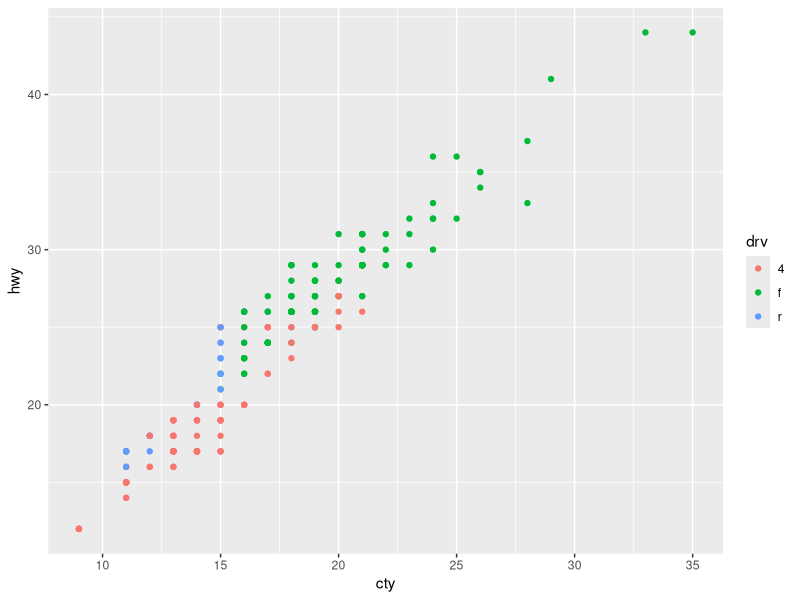
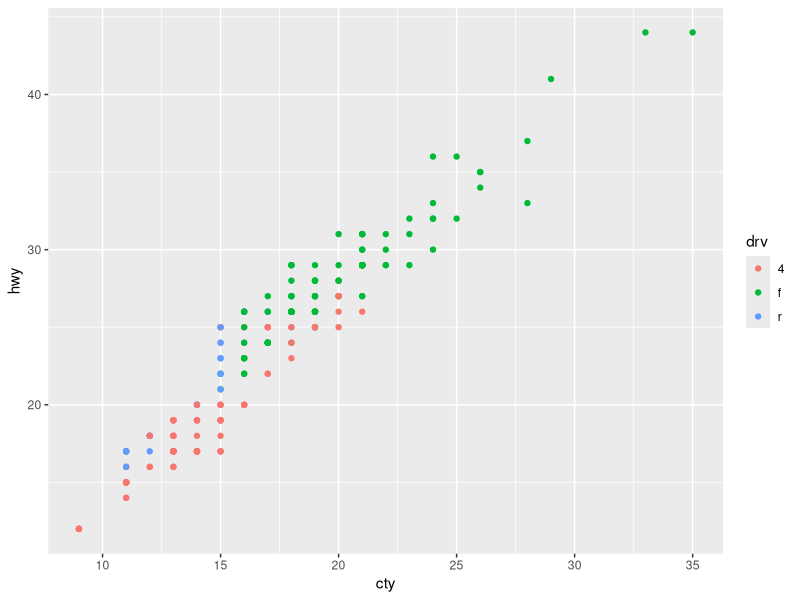
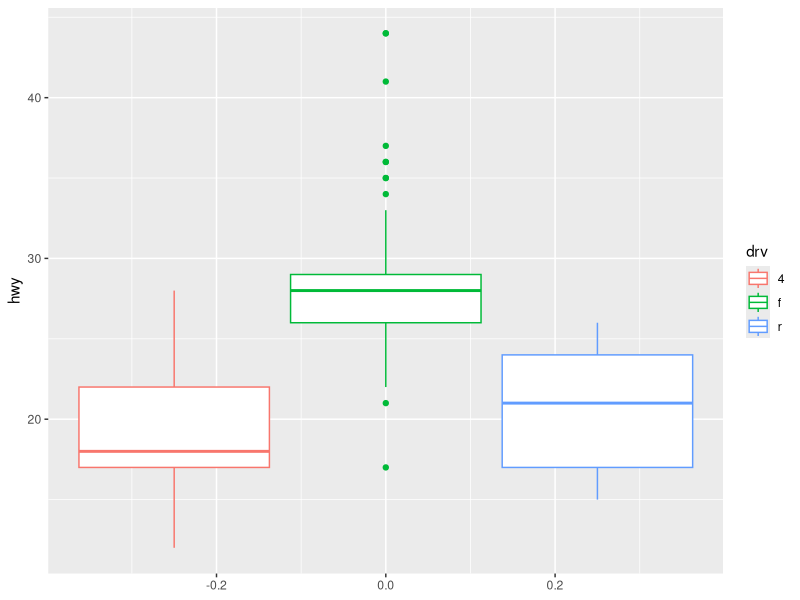
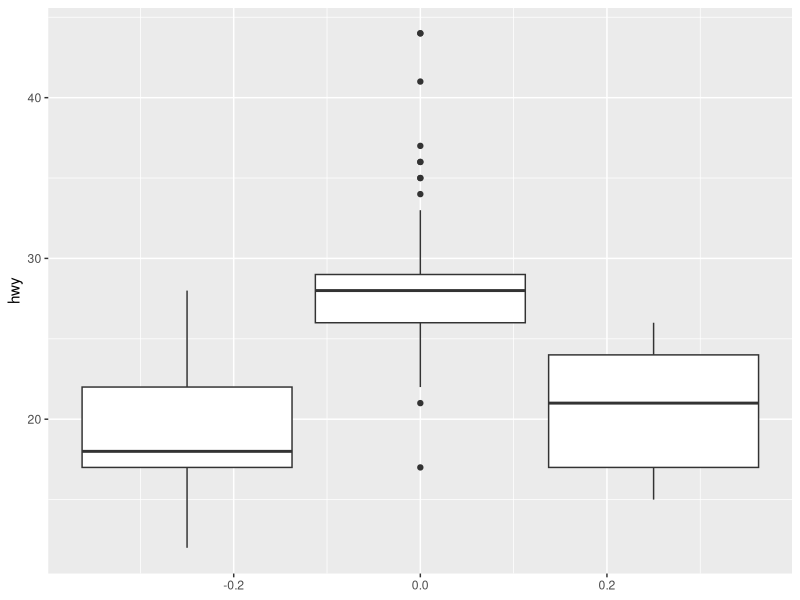
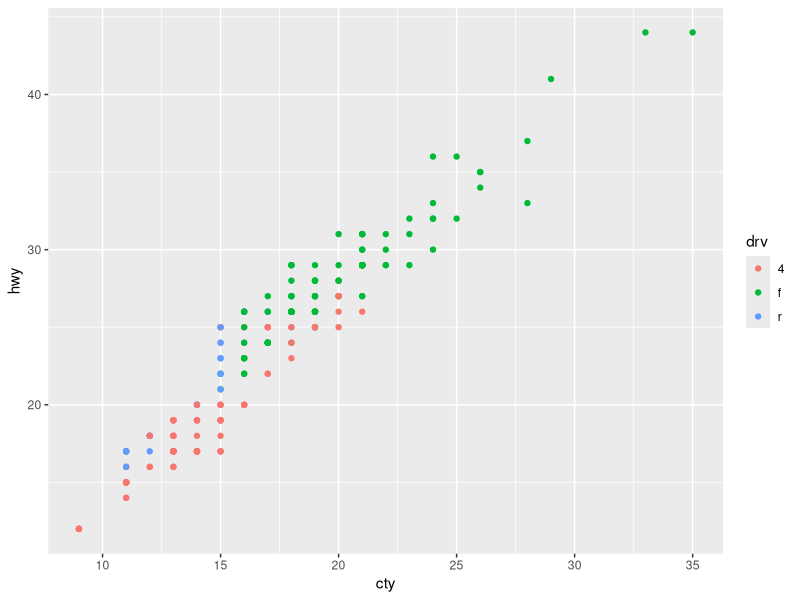
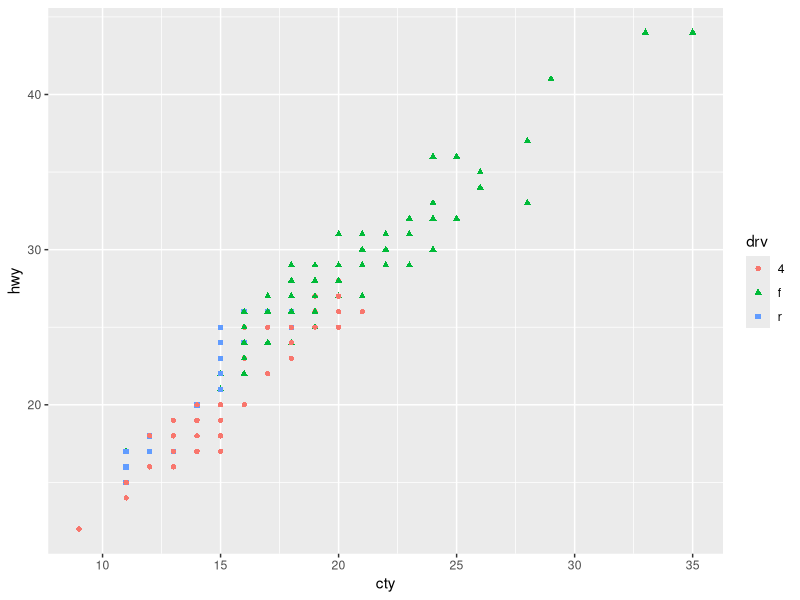
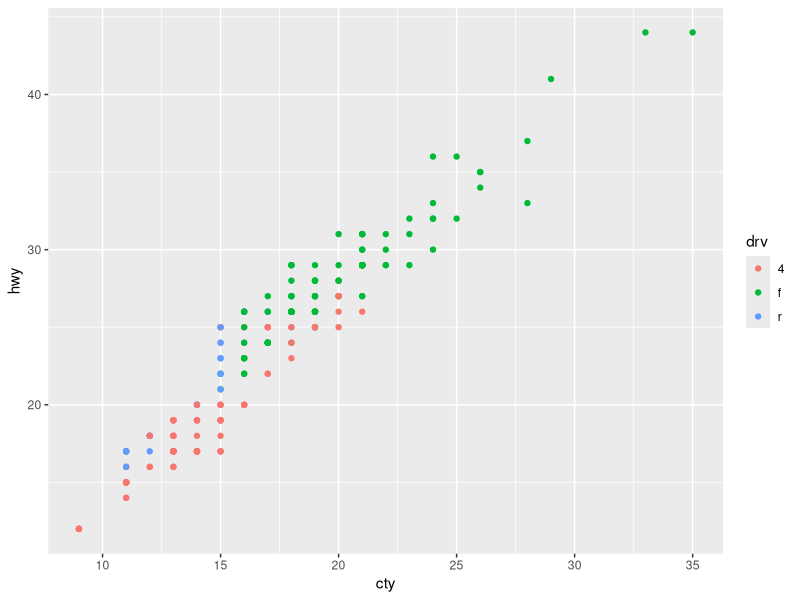
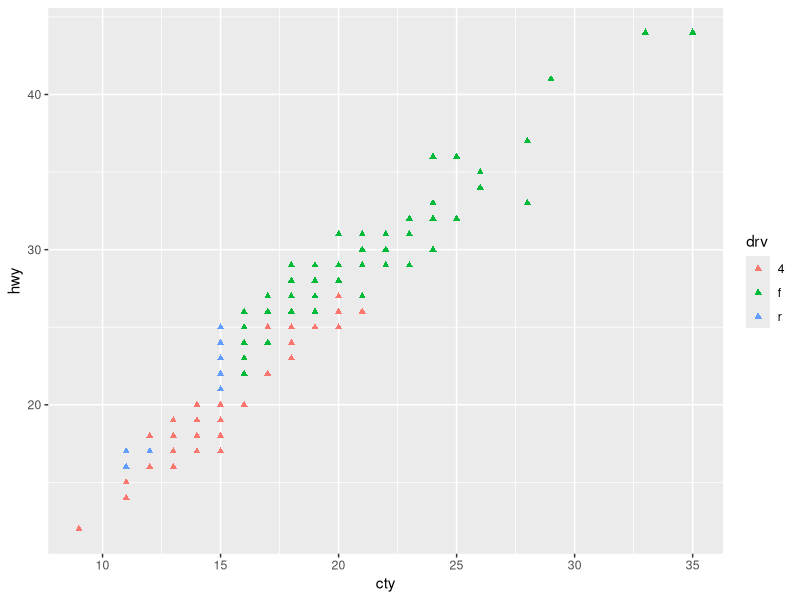

Reproduce these figures in R, in order.
## ---- chunk 1
knitr::opts_chunk$set(echo = TRUE)
library(tidyverse)
## ---- chunk 2
ggplot(data = mpg) + 
  geom_point(mapping = aes(x = cty, y = hwy, color = drv))
## ---- chunk 3
ggplot(data = mpg, mapping = aes(x = cty, y = hwy, color = drv)) + 
  geom_point()
## ---- chunk 4
ggplot(data = mpg, mapping = aes(y = hwy, color = drv)) + 
  geom_boxplot()
## ---- chunk 5
ggplot(data = mpg, mapping = aes(y = hwy, group = drv)) + 
  geom_boxplot()
## ---- chunk 6
ggplot(data = mpg) + 
  geom_point(mapping = aes(x = cty, y = hwy, color = drv))
## ---- chunk 7
ggplot(data = mpg) + 
  geom_point(mapping = aes(x = cty, y = hwy, color = drv, shape = drv))
## ---- chunk 8
ggplot(data = mpg) + 
  geom_point(mapping = aes(x = cty, y = hwy, color = drv))
## ---- chunk 9
# The key difference here is that the shape = part goes outside aes() instead
# of inside aes(). This is because here we're setting shape to a constant
# instead of mapping it to a variable. Only aesthetic mappings go inside
# aes().
ggplot(data = mpg) + 
  geom_point(mapping = aes(x = cty, y = hwy, color = drv), shape = "triangle")
## ---- chunk 10
# inmetro is an integer that equals 0 or 1; plots will look better if it's
# logical
midwest <- mutate(midwest, inmetro = as.logical(inmetro))
## ---- chunk 11
midwest %>%
  ggplot(aes(state)) +
  geom_bar()
## ---- chunk 12
midwest %>%
  ggplot(aes(perchsd)) +
  geom_histogram()  
## ---- chunk 13
midwest %>%
  ggplot(aes(perchsd)) +
  geom_freqpoly()
## ---- chunk 14
midwest %>%
  ggplot(aes(perchsd)) +
  geom_boxplot()
## ---- chunk 15
midwest %>%
  ggplot(aes(perchsd, percadultpoverty)) +
  geom_point()
## ---- chunk 16
midwest %>%
  ggplot(aes(perchsd, percadultpoverty)) +
  geom_smooth(se = FALSE)
## ---- chunk 17

## ---- chunk 18
midwest %>%
  ggplot(aes(perchsd, percadultpoverty)) +
  geom_point() +
  geom_smooth(se = FALSE)
## ---- chunk 19

## ---- chunk 20
# The width increases toward the sides of the plot. This makes sense, as there
# are few points near the sides, so the estimates of the trend there should be
# highly uncertain.
midwest %>%
  ggplot(aes(perchsd, percadultpoverty)) +
  geom_point() +
  geom_smooth() # Inserting se = TRUE is unnecessary since se = TRUE by default
## ---- chunk 21

## ---- chunk 22
midwest %>%
  ggplot(aes(perchsd, percadultpoverty)) +
  geom_point() +
  geom_smooth(method = "lm") # lm() is the function used for linear regression
## ---- chunk 23
midwest %>%
  ggplot(aes(state, percollege)) +
  geom_boxplot()
## ---- chunk 24
midwest2 <- midwest %>%
  group_by(state) %>%
  summarize(num_counties = n())
midwest2 %>%
  ggplot(aes(state, num_counties)) +
  geom_col()
## ---- chunk 25

## ---- chunk 26
# This plot is harder to read than the boxplot. However, unlike the boxplot, it
# does show that the different states have different numbers of counties.
midwest %>%
  ggplot(aes(percollege, color = state)) +
  geom_histogram()
## ---- chunk 27

## ---- chunk 28
# This plot is also hard to read, and it also shows the count information that
# the boxplot doesn't show.
midwest %>%
  ggplot(aes(percollege, color = state)) +
  geom_freqpoly()
## ---- chunk 29
midwest %>%
  mutate(inmetro = as.logical(inmetro)) %>%
  ggplot()
## ---- chunk 30
midwest %>%
  mutate(inmetro = as.logical(inmetro)) %>%
  ggplot(aes(inmetro, percollege)) +
  geom_boxplot()
## ---- chunk 31
midwest %>%
  mutate(inmetro = as.logical(inmetro)) %>%
  ggplot
## ---- chunk 32
# Unlike the previous frequency polygon plot, this one isn't hard to read. This
# plot provides count information that the boxplot doesn't provide. So, unlike
# previously, the frequency polygon plot isn't worse than the boxplot.
midwest %>%
  mutate(inmetro = as.logical(inmetro)) %>%
  ggplot(aes(percollege, color = inmetro)) +
  geom_freqpoly()
## ---- chunk 33
midwest %>%
  ggplot(aes(state, inmetro)) +
  geom_count()
## ---- chunk 34
(tbl <- tibble(x = 2^(-3:3), y = log(x)))
## ---- chunk 35
geom_point
## ---- chunk 36
stat_identity
## ---- chunk 37
ggplot(tbl, aes(x, y)) +
  geom_point()
## ---- chunk 38
ggplot(tbl, aes(x, y)) +
  stat_identity()
## ---- chunk 39
(midwest2 <- midwest %>%
  group_by(state) %>%
  summarize(count = n(), prop = n() / n()) %>%
  ungroup())
## ---- chunk 40
ggplot(midwest, aes(state)) +
  geom_bar()
## ---- chunk 41
ggplot(midwest, aes(state, after_stat(count))) +
  geom_bar()
## ---- chunk 42
ggplot(midwest, aes(state, after_stat(prop), group = 1)) +
  geom_bar()
## ---- chunk 43

## ---- chunk 44
# A very wiggly smooth might capture quirks of the data that are due to chance
# variation instead of the underlying pattern
midwest %>%
  ggplot(aes(perchsd, percadultpoverty)) +
  geom_point() +
  stat_smooth(span = 0.1) # Any small value is acceptable here
## ---- chunk 45

## ---- chunk 46
# The confidence level for the previous interval was 0.95. The smaller the
# confidence level, the narrower the interval is.
midwest %>%
  ggplot(aes(perchsd, percadultpoverty)) +
  geom_point() +
  stat_smooth(level = 0.5)
